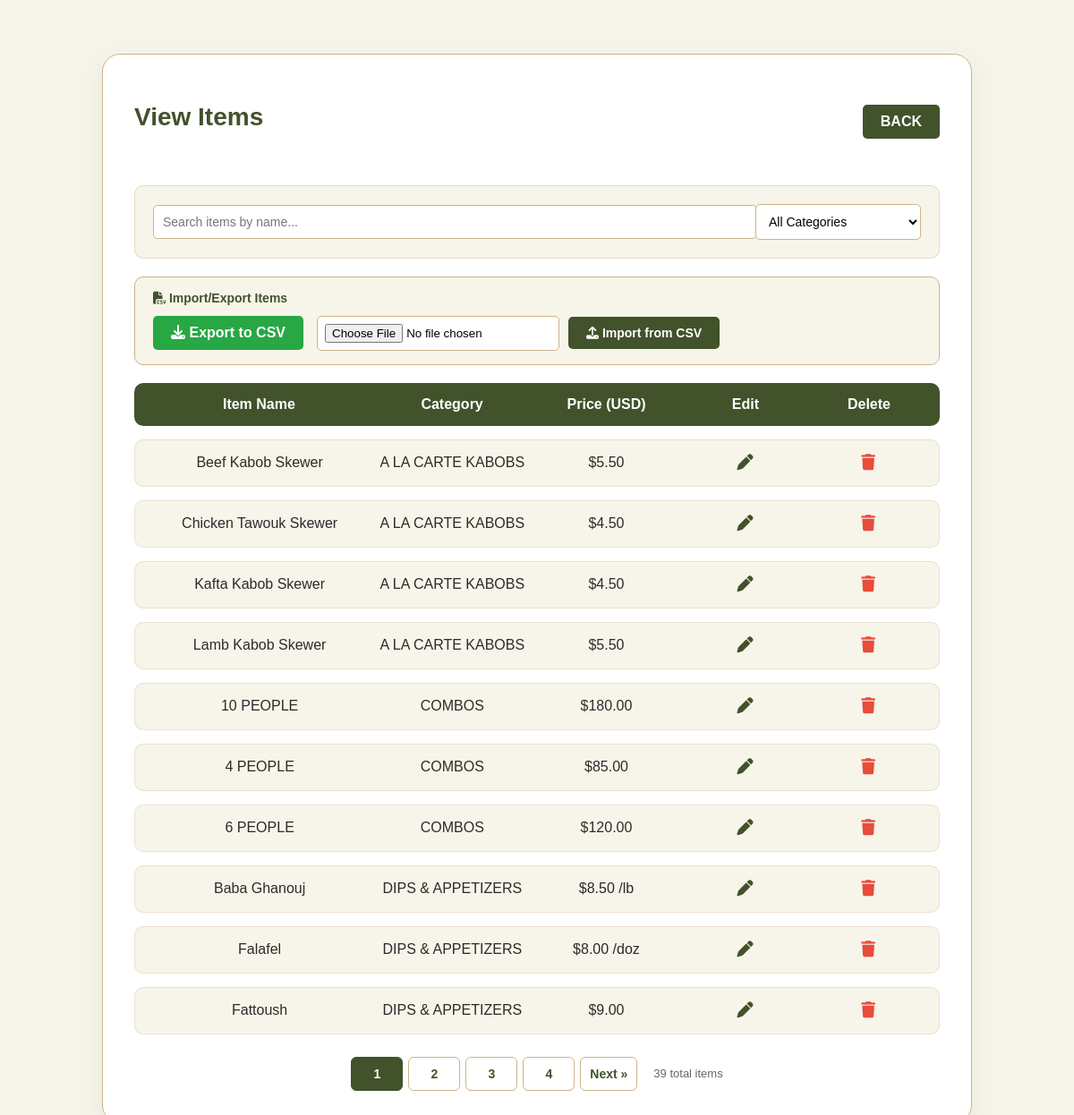
/admin/viewItems (signed in), run on the app's committed database.
### tables this page shows
CREATE TABLE `items` (
  `item_id` int(11) NOT NULL,
  `item_name` text NOT NULL,
  `item_category` text NOT NULL,
  `Ingredients` text NOT NULL,
  `item_pic` text NOT NULL,
  `Order` int(11) NOT NULL DEFAULT 0,
  `item_priceusd` double NOT NULL,
  `price_suffix` varchar(20) DEFAULT ''
);

### admin/viewItems.php (the view, shortened to what this page needs)
<?php
include "../includes/connection.php";
$search = isset($_GET['search']) ? trim($_GET['search']) : '';
$page = isset($_GET['page']) ? max(1, (int)$_GET['page']) : 1;
$perPage = 10;
$where = "";
$params = [];
$types = "";
$countSql = "SELECT COUNT(*) AS total FROM items WHERE 1=1" . $where;
$countStmt = $conn->prepare($countSql);
$countStmt->execute();
$countResult = $countStmt->get_result();
$totalItems = (int)$countResult->fetch_assoc()['total'];
$totalPages = max(1, (int)ceil($totalItems / $perPage));
$offset = ($page - 1) * $perPage;
$sql = "SELECT * FROM items WHERE 1=1" . $where . " ORDER BY item_category, item_name LIMIT ? OFFSET ?";
$params[] = $perPage;
$params[] = $offset;
$types .= "ii";
$stmt = $conn->prepare($sql);
if (!empty($params)) {
    $stmt->bind_param($types, ...$params);
}
$stmt->execute();
$result = $stmt->get_result();
$itemRows = [];
while ($row = $result->fetch_assoc()) {
    $itemRows[] = $row;
}
?>
<!DOCTYPE html>
<html lang="en">
<head>
    <link rel="stylesheet" href="../assets/css/view.css?v=1.1" />
    <link rel="stylesheet" href="https://cdnjs.cloudflare.com/ajax/libs/font-awesome/6.5.0/css/all.min.css" />
    <link rel="stylesheet" href="../assets/css/admin-shared.css?v=1.1">
</head>
<body>
    <div class="dashboard-container">
        <div style="display: flex; justify-content: space-between; align-items: center; margin-bottom: 30px;">
            <h1>View Items</h1>
            <a href="dashboard" class="back-btn">BACK</a>
        </div>
        <div class="controls">
            <form method="GET" class="search-box">
                <input type="text" name="search" placeholder="Search items by name..." value="<?php echo htmlspecialchars($search); ?>">
            </form>
            <div class="category-filter">
                <select name="category" onchange="filterByCategory(this.value)">
                    <option value="">All Categories</option>
                </select>
            </div>
        </div>
        <div class="import-export-section">
            <h3><i class="fas fa-file-csv"></i> Import/Export Items</h3>
            <div class="import-export-buttons">
                <a href="exportItems" class="export-btn"><i class="fas fa-download"></i> Export to CSV</a>
                <form action="importItems" method="POST" enctype="multipart/form-data" class="import-form">
                    <input type="file" name="csv_file" id="csv_file" accept=".csv,text/csv" required>
                    <button type="submit" name="import" class="import-btn"><i class="fas fa-upload"></i> Import from CSV</button>
                </form>
            </div>
        </div>
        <?php if (count($itemRows) > 0): ?>
            <div class="item-list">
                <div class="item-row item-header">
                    <span>Item Name</span>
                    <span>Category</span>
                    <span class="price-usd-header">Price (USD)</span>
                    <span>Edit</span>
                    <span>Delete</span>
                </div>
                <?php foreach ($itemRows as $row): ?>
                    <?php
                    $usd_price = $row["item_priceusd"] > 0 ? "$" . number_format($row["item_priceusd"], 2) : "-";
                    if (!empty($row['price_suffix'])) {
                        $usd_price .= " " . $row['price_suffix'];
                    }
                    ?>
                    <div class='item-row' data-usd-price="<?php echo htmlspecialchars($usd_price); ?>">
                        <span><?php echo htmlspecialchars($row["item_name"]); ?></span>
                        <span><?php echo htmlspecialchars($row["item_category"]); ?></span>
                        <span class='price-usd'><?php echo $usd_price; ?></span>
                        <span><a href='editItem?item=<?php echo urlencode($row["item_name"]); ?>&category=<?php echo urlencode($row["item_category"]); ?>'><i class='fas fa-pen'></i></a></span>
                        <span>
                            <form method='POST' action='deleteItem' style='display:inline;' onsubmit='return confirm("Are you sure?");'>
                                <button type='submit' style='background:none;border:none;padding:0;cursor:pointer;'><i class='fas fa-trash'></i></button>
                            </form>
                        </span>
                    </div>
                <?php endforeach; ?>
            </div>
            <div class="pagination">
                <?php
                $queryParams = [];
                for ($i = 1; $i <= $totalPages; $i++):
                    $queryParams['page'] = $i;
                    $active = $i === $page ? ' class="page-link active"' : ' class="page-link"';
                    echo '<a href="viewItems?' . http_build_query($queryParams) . '"' . $active . '>' . $i . '</a>';
                endfor;
                if ($page < $totalPages):
                    $queryParams['page'] = $page + 1;
                    echo '<a href="viewItems?' . http_build_query($queryParams) . '" class="page-link">Next &raquo;</a>';
                endif;
                ?>
                <span class="page-info"><?php echo $totalItems; ?> total items</span>
            </div>
        <?php else: ?>
            <div class='alert alert-info' style='text-align:center; padding: 20px;'>No items found.</div>
        <?php endif; ?>
    </div>
</body>
</html>

### assets/css/view.css (style rules this page uses)
body { margin: 0; font-family: "Poppins", Arial, sans-serif; background: #F7F5EA; display: flex; justify-content: center; align-items: flex-start; padding-top: 60px; min-height: 100vh; }
.dashboard-container { background: white; padding: 35px; border-radius: 20px; border: 1px solid #CBB58B; box-shadow: 0 8px 30px rgba(66, 82, 43, 0.08); width: 900px; }
h1 { text-align: center; margin-bottom: 30px; font-size: 28px; color: #42522B; font-weight: 700; }
.item-list { display: flex; flex-direction: column; gap: 15px; }
.item-row { display: grid; grid-template-columns: 1.5fr 1fr 1fr 0.8fr 0.8fr; align-items: center; text-align: center; padding: 15px 10px; border-radius: 10px; background-color: #F7F5EA; border: 1px solid rgba(203, 181, 139, 0.3); font-weight: 500; color: #2B2B2A; }
.item-header { font-weight: 700; background-color: #42522B; color: white; border: none; }
button { padding: 8px 12px; font-size: 14px; border: none; border-radius: 8px; cursor: pointer; font-weight: bold; }
.item-row a, .cat-row a { color: #42522B; font-size: 18px; transition: color 0.2s ease; }
.item-row button, .cat-row button { color: #e74c3c; font-size: 18px; transition: color 0.2s ease; }

### assets/css/admin-shared.css (style rules this page uses)
.controls { margin: 20px 0; padding: 20px; background: #F7F5EA; border: 1px solid rgba(203, 181, 139, 0.4); border-radius: 10px; display: flex; gap: 20px; align-items: center; flex-wrap: wrap; }
.search-box { flex: 1; min-width: 200px; }
.search-box input { width: 100%; padding: 10px; border: 1px solid #CBB58B; border-radius: 5px; font-size: 14px; background: white; }
.back-btn { background: #42522B; color: white; padding: 10px 20px; border: none; border-radius: 5px; cursor: pointer; text-decoration: none; font-weight: 600; transition: all 0.3s ease; }
.category-filter select { padding: 10px; border: 1px solid #CBB58B; border-radius: 5px; font-size: 14px; min-width: 150px; background: white; }
.import-export-section { background: #F7F5EA; padding: 15px 20px; border-radius: 10px; margin-bottom: 20px; border: 1px solid #CBB58B; }
.import-export-section h3 { margin: 0 0 12px 0; font-size: 14px; color: #42522B; font-weight: 700; }
.import-export-buttons { display: flex; gap: 15px; flex-wrap: wrap; align-items: center; }
.export-btn { background: #28a745; color: white; padding: 10px 20px; border: none; border-radius: 5px; cursor: pointer; text-decoration: none; font-weight: 600; display: inline-block; transition: all 0.3s ease; }
.import-form { display: flex; gap: 10px; align-items: center; flex-wrap: wrap; }
.import-form input[type="file"] { padding: 8px; border: 1px solid #CBB58B; border-radius: 5px; background: white; }
.import-btn { background: #42522B; color: white; padding: 10px 20px; border: none; border-radius: 5px; cursor: pointer; font-weight: 600; transition: all 0.3s ease; }
.pagination { display: flex; gap: 6px; align-items: center; justify-content: center; margin-top: 25px; flex-wrap: wrap; }
.page-link { display: inline-flex; align-items: center; justify-content: center; min-width: 36px; height: 36px; padding: 0 10px; background: white; border: 1px solid #CBB58B; border-radius: 6px; color: #42522B; text-decoration: none; font-size: 14px; font-weight: 600; transition: all 0.2s ease; }
.page-link.active { background: #42522B; color: white; border-color: #42522B; cursor: default; }
.page-info { margin-left: 12px; font-size: 13px; color: #666; }

### data on the page
items: item_name "Beef Kabob Skewer", item_category "A LA CARTE KABOBS", item_priceusd "$5.50"
items: item_name "Chicken Tawouk Skewer", item_category "A LA CARTE KABOBS", item_priceusd "$4.50"
items: item_name "Kafta Kabob Skewer", item_category "A LA CARTE KABOBS", item_priceusd "$4.50"
items: item_name "Lamb Kabob Skewer", item_category "A LA CARTE KABOBS", item_priceusd "$5.50"
items: item_name "10 PEOPLE", item_category "COMBOS", item_priceusd "$180.00"
items: item_name "4 PEOPLE", item_category "COMBOS", item_priceusd "$85.00"
items: item_name "6 PEOPLE", item_category "COMBOS", item_priceusd "$120.00"
items: item_name "Baba Ghanouj", item_category "DIPS & APPETIZERS", usd_price "$8.50 /lb"
items: item_name "Falafel", item_category "DIPS & APPETIZERS", usd_price "$8.00 /doz"
items: item_name "Fattoush", item_category "DIPS & APPETIZERS", item_priceusd "$9.00"

### other printed values
$totalItems "39"
